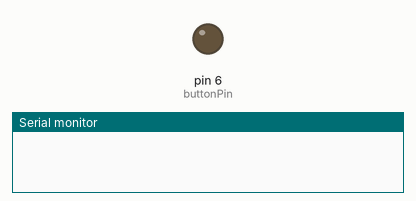
This sketch was run on a simulated Arduino Uno, built with avr-gcc and run on an emulated ATmega328P. On the bench: output pins drawn as LEDs (lit = HIGH), the last lines printed to the serial monitor. The local clock reads 2024-03-15 10:24:30 at power-on unless the sketch sets it.

Above: at 0.1 s.
At 0.6 s:
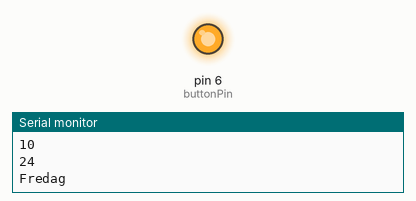
Timing chart, 0 to 2.1 s (numbered marks = the images above):
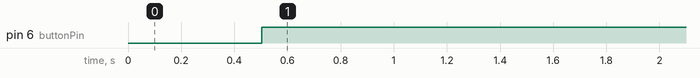

Measured:
- by itself, pin 6 (buttonPin): LOW → HIGH at 0.50 s

The sketch:

rtc.ino
```cpp
#include <Wire.h>
#include "RTClib.h"
RTC_DS1307 RTC;
const int buttonPin = 6;     // the number of the pushbutton pin
int buttonState = 0;         // variable for reading the pushbutton status
int weekDay;
int currentHour;
int currentMinute;
void setup()
{
  pinMode(buttonPin, OUTPUT);
  Serial.begin(57600);
    Wire.begin();
    RTC.begin();

  if (! RTC.isrunning()) {
    Serial.println("RTC is NOT running!");
    // following line sets the RTC to the date & time this sketch was compiled
    RTC.adjust(DateTime(__DATE__, __TIME__));
  }
 // RTC.adjust(DateTime(__DATE__, __TIME__));
}
void loop()
{
	delay(500);
	DateTime now = RTC.now();
	weekDay = now.dayOfWeek();
	currentHour = now.hour();
	currentMinute = now.minute();
  	Serial.println(weekDay);
  	Serial.println(currentHour);
  	Serial.println(currentMinute);
	switch (weekDay)
	{
	    case 1:
        Serial.println("Mandag");
	    if (currentHour>=9 && currentHour<15)
	    {
	      digitalWrite(buttonPin, HIGH);
	    }
	    else
	      digitalWrite(buttonPin, LOW);
	    break;

	    case 2:
        Serial.println("Tirsdag");
	    if (currentHour>=9 && currentHour<15)
	    {
	      digitalWrite(buttonPin, HIGH);
	    }
	    else
	      digitalWrite(buttonPin, LOW);
	    break;

	    case 3:
        Serial.println("Onsdag");
	    if (currentHour>=10 && currentHour<14)
	    {
	      digitalWrite(buttonPin, HIGH);
	    }
	    else
	      digitalWrite(buttonPin, LOW);
	    break;

	    case 4:
        Serial.println("Torsdag");
	    if (currentHour>=9 && currentHour<17)
	      {
	        digitalWrite(buttonPin, HIGH);
	      }
	    else
	      digitalWrite(buttonPin, LOW);
	    break;

	    case 5:
      	Serial.println("Fredag");
	      if (currentHour>=9 && currentHour<15)
	    {
	      digitalWrite(buttonPin, HIGH);
	    }
	    else
	      digitalWrite(buttonPin, LOW);
	    break;
	    default:
	    digitalWrite(buttonPin, LOW);
	}
}
```
